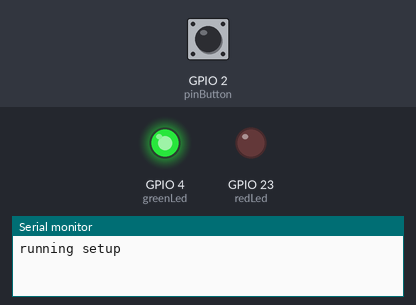
Bench run of a sketch on a simulated ESP32. Parts: output pins drawn as LEDs (lit = HIGH), the last lines printed to the serial monitor. The inputs (shaded band) are chosen by the test bench; at power-on: GPIO 2 (pinButton) HIGH.

Above: at 0.6 s.
At 2.7 s:
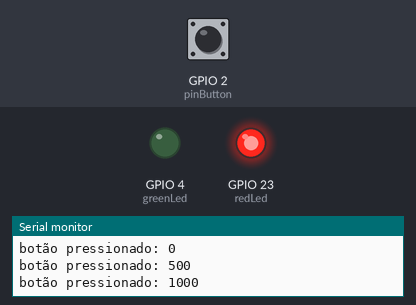
2.8 s: GPIO 2 (pinButton) pulled LOW for 0.6 s
5.5 s: GPIO 2 (pinButton) pulled LOW for 3.2 s
At 7.6 s:
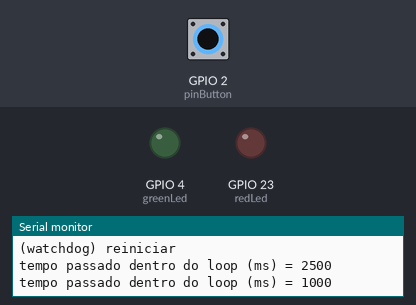
Timing chart, 0 to 11.0 s (numbered marks = the images above; inputs shaded):
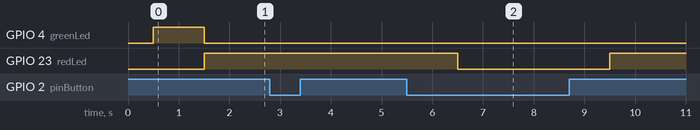

The sketch:

CodeESP32Watchdog.ino
```cpp
const int pinButton = 2; //pino do botão para simular um travamento
const int redLed = 23; //pino do led
const int greenLed = 4; //esse led acenderá toda vez que o ESP32 reiniciar

hw_timer_t *timer = NULL; //faz o controle do temporizador (interrupção por tempo)

//função que o temporizador irá chamar, para reiniciar o ESP32
void IRAM_ATTR resetModule(){
    ets_printf("(watchdog) reiniciar\n"); //imprime no log
    esp_restart_noos(); //reinicia o chip
}

void setup() {
    Serial.begin(115200);
    Serial.println("running setup");

    pinMode(pinButton, INPUT_PULLUP);
    pinMode(redLed , OUTPUT);
    pinMode(greenLed , OUTPUT);
    delay(500);

    //hw_timer_t * timerBegin(uint8_t num, uint16_t divider, bool countUp)
    /*
       num: é a ordem do temporizador. Podemos ter quatro temporizadores, então a ordem pode ser [0,1,2,3].
      divider: É um prescaler (reduz a frequencia por fator). Para fazer um agendador de um segundo,
      usaremos o divider como 80 (clock principal do ESP32 é 80MHz). Cada instante será T = 1/(80) = 1us
      countUp: True o contador será progressivo
    */
    timer = timerBegin(0, 80, true); //timerID 0, div 80
    //timer, callback, interrupção de borda
    timerAttachInterrupt(timer, &resetModule, true);
    //timer, tempo (us), repetição
    timerAlarmWrite(timer, 3000000, true);
    timerAlarmEnable(timer); //habilita a interrupção
    digitalWrite(greenLed, HIGH);
    delay(1000);
    digitalWrite(greenLed, LOW);
}

void loop() {
    timerWrite(timer, 0); //reseta o temporizador (alimenta o watchdog)
    long tme = millis(); //tempo inicial do loop
    //fica preso no loop enquanto o botão estiver pressionado
    while(digitalRead(pinButton))
    {
        Serial.println("botão pressionado: "+String(millis() - tme));
        digitalWrite(redLed, HIGH); //acende o led vermelho
        delay(500);
//        timerWrite(timer, 0); //se fizer esse reset no temporizador, o watchdog não será acionado
    }
    delay(1000);
    Serial.print("tempo passado dentro do loop (ms) = ");
    tme = millis() - tme; //calcula o tempo (atual - inicial)
    Serial.println(tme);
    //desliga o led vermelho
    digitalWrite(redLed, LOW);
}
```

Measured:
- after the input at 5.5 s, GPIO 23 (redLed): HIGH → LOW after 1.0 s, → HIGH 3.0 s later
